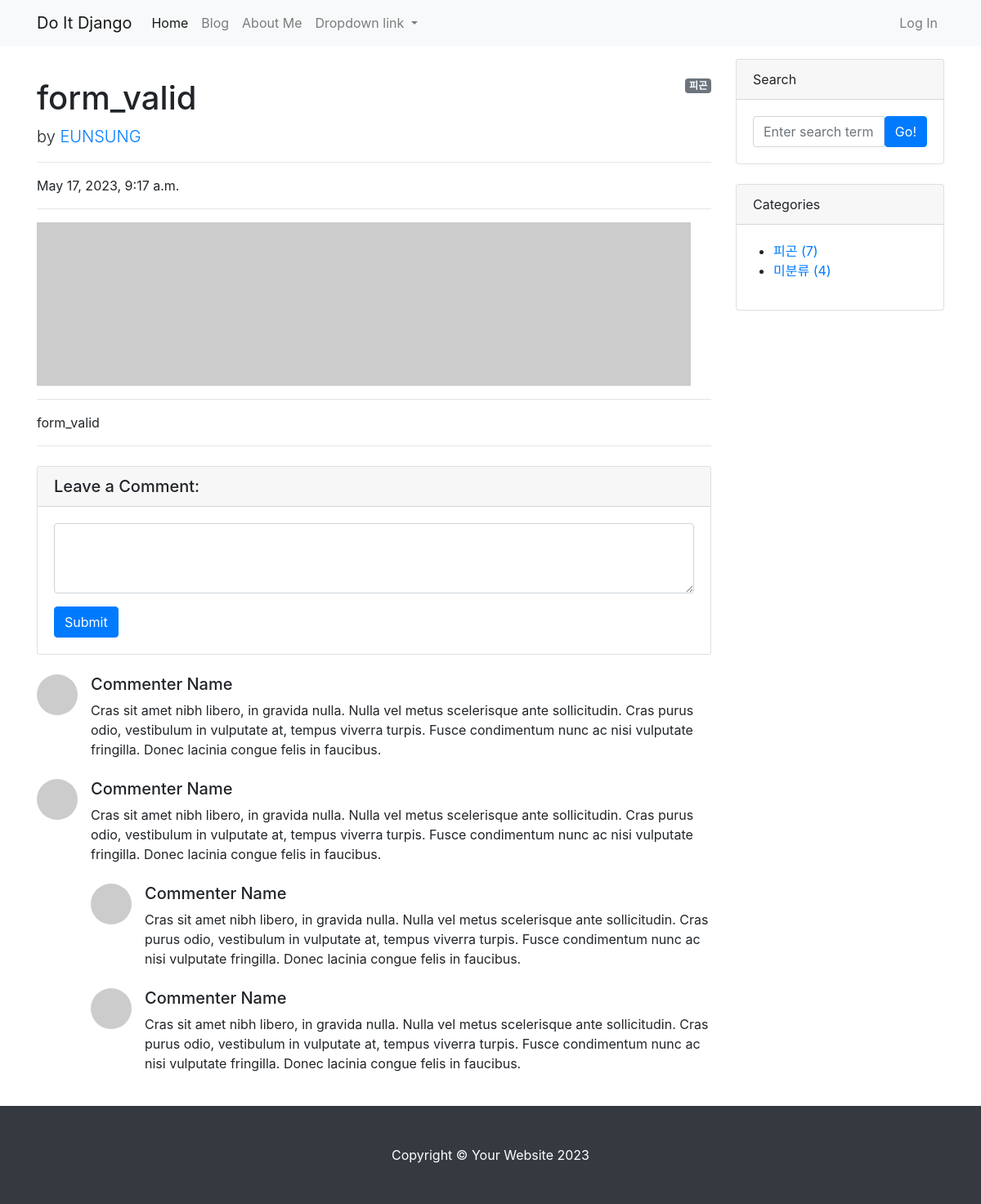
The page /blog/9/ on the database its author committed.
### blog/models.py (models this page shows, shortened)
class Post(models.Model):
    title = models.CharField(max_length=30)
    hook_text = models.CharField(max_length=100, blank=True)
    content = models.TextField()
    head_image = models.ImageField(upload_to='blog/images/%Y/%m/%d/', blank=True)
    file_upload = models.FileField(upload_to='blog/files/%Y/%m/%d/', blank=True)
    created_at = models.DateTimeField(auto_now_add=True)
    updated_at = models.DateTimeField(auto_now=True)
    author = models.ForeignKey(User, null=True, on_delete=models.SET_NULL)
    category = models.ForeignKey(Category, null=True, blank=True, on_delete=models.SET_NULL)
    tags = models.ManyToManyField(Tag, blank=True)

class Category(models.Model):
    name = models.CharField(max_length=50)
    slug = models.SlugField(max_length=200, unique=True, allow_unicode=True)
    def __str__(self):
        return self.name
    def get_absolute_url(self): # get_absolute_url -> URL을 반환하는 메서드
        return f'/blog/category/{self.slug}/'
    class Meta:
        verbose_name_plural = 'categories'

### blog/views.py (the view)
# urls.py: path('<int:pk>/', views.PostDetail.as_view()),
class PostDetail(DetailView):
    model = Post # Post 모델에 대한 개별 페이지 생성
    def get_context_data(self, **kwargs):
        context = super(PostDetail, self).get_context_data()
        context["categories"] = Category.objects.all()
        context['no_category_post_count'] = Post.objects.filter(category=None).count()
        return context

### blog/templates/blog/post_detail.html (shortened to what this page needs)
{% extends 'blog/base.html' %}
{% block main_area %}
  <div id="post-area">
    {% if post.category %}
      <span class="badge badge-secondary float-right">{{ post.category }}</span>
    {% else %}
      <span class="badge badge-secondary float-right">미분류</span>
    {% endif %}
      <h1 class="mt-4">{{ post.title }}</h1>
      <p class="lead">
        by
        <a href="#">{{ post.author | upper }}</a>
      </p>
      <hr>
      <p>{{ post.created_at }}</p>
      <hr>
      {% if post.head_image %}
        <img class="img-fluid rounded" src="{{ post.head_image.url }}" alt="{{ post.title }} head_image">
      {% else %}
        <img src="https://picsum.photos/seed/{{ post.id }}/800/200" alt="random_image">
      {% endif %}
        <hr>
      <p>{{ post.content }}</p>
      <hr>
    </div>
    <div id="comment-area">
      <div class="card my-4">
        <h5 class="card-header">Leave a Comment:</h5>
        <div class="card-body">
          <form>
            <div class="form-group">
              <textarea textarea class="form-control" rows="3"></textarea>
            </div>
            <button type="submit" class="btn btn-primary">Submit</button>
          </form>
        </div>
      </div>
      <div class="media mb-4">
        <img class="d-flex mr-3 rounded-circle" src="http://placehold.it/50x50" alt="">
        <div class="media-body">
          <h5 class="mt-0">Commenter Name</h5>
          Cras sit amet nibh libero, in gravida nulla. Nulla vel metus scelerisque ante sollicitudin. Cras purus odio, vestibulum in vulputate at, tempus viverra turpis. Fusce condimentum nunc ac nisi vulputate fringilla. Donec lacinia congue felis in faucibus.
        </div>
      </div>
      <div class="media mb-4">
        <img class="d-flex mr-3 rounded-circle" src="http://placehold.it/50x50" alt="">
        <div class="media-body">
          <h5 class="mt-0">Commenter Name</h5>
          Cras sit amet nibh libero, in gravida nulla. Nulla vel metus scelerisque ante sollicitudin. Cras purus odio, vestibulum in vulputate at, tempus viverra turpis. Fusce condimentum nunc ac nisi vulputate fringilla. Donec lacinia congue felis in faucibus.
          <div class="media mt-4">
            <img class="d-flex mr-3 rounded-circle" src="http://placehold.it/50x50" alt="">
            <div class="media-body">
              <h5 class="mt-0">Commenter Name</h5>
              Cras sit amet nibh libero, in gravida nulla. Nulla vel metus scelerisque ante sollicitudin. Cras purus odio, vestibulum in vulputate at, tempus viverra turpis. Fusce condimentum nunc ac nisi vulputate fringilla. Donec lacinia congue felis in faucibus.
            </div>
          </div>
          <div class="media mt-4">
            <img class="d-flex mr-3 rounded-circle" src="http://placehold.it/50x50" alt="">
            <div class="media-body">
              <h5 class="mt-0">Commenter Name</h5>
              Cras sit amet nibh libero, in gravida nulla. Nulla vel metus scelerisque ante sollicitudin. Cras purus odio, vestibulum in vulputate at, tempus viverra turpis. Fusce condimentum nunc ac nisi vulputate fringilla. Donec lacinia congue felis in faucibus.
            </div>
          </div>
        </div>
      </div>
    </div>
{% endblock %}

### blog/templates/blog/base.html (shortened to what this page needs)
<!DOCTYPE html>
{% load static %}
<html lang="ko">
<html>
    <head>
        <link rel="stylesheet" href="{% static 'blog/bootstrap/bootstrap.min.css' %}" media="screen">
    </head>
    <body>
        {% include 'blog/navbar.html' %}
        <div class="container my-3">
            <div class="row">
                <div class="col-md-8 col-lg-9" id="main-area">
                   {% block main_area %}
                   {% endblock %}
                </div>
                <div class="col-md-4 col-lg-3">
                    <div class="card mb-4">
                        <div class="card-header">Search</div>
                        <div class="card-body">
                            <div class="input-group">
                                <input class="form-control" type="text" placeholder="Enter search term..." aria-label="Enter search term..." aria-describedby="button-search" />
                                <button class="btn btn-primary" id="button-search" type="button">Go!</button>
                            </div>
                        </div>
                    </div>
                    <div class="card mb-4" id="categories-card">
                        <div class="card-header">Categories</div>
                        <div class="card-body">
                            <div class="row">
                                <ul>
                                    {% for category in categories %}
                                    <li><a href="{{ category.get_absolute_url }}"> {{ category }} ({{category.post_set.count }})</a></li>
                                    {% endfor %}
                                    <li><a href="/blog/category/no_category/">미분류 ({{ no_category_post_count }})</a></li>
                                </ul>
                            </div>
                        </div>
                    </div>
                </div>
            </div>
        </div>
        {% include 'blog/footer.html' %}
    </body>
</html>

### rows shown on the page
Post: category "피곤", title "form_valid", author "EUNSUNG", created_at "May 17, 2023, 9:17 a.m.", content "form_valid"
Category: name "피곤", post_set.count "7"

### other values the page prints
{{ no_category_post_count }} "4"
